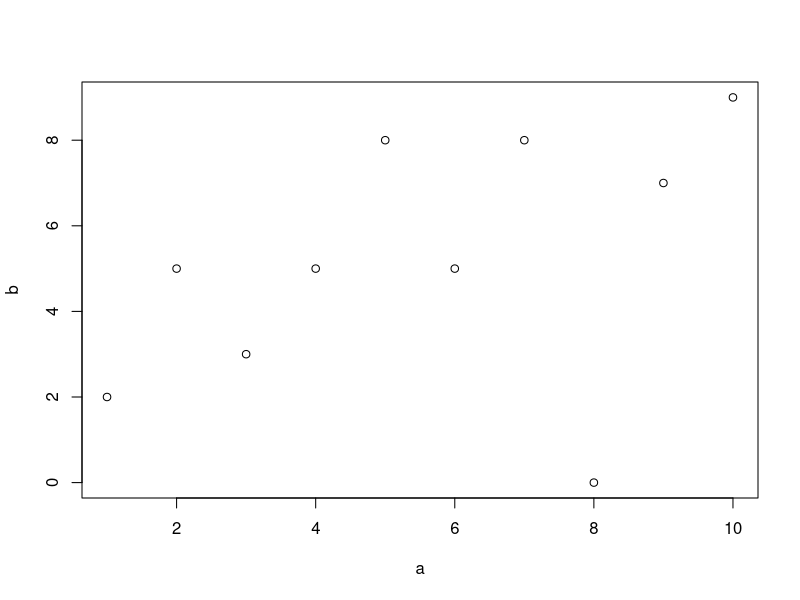

Write the R code that produced this figure.
setwd("//Users/admin/Desktop/gebf20_open")
getwd()

library(car)
library(tidyr)
library(dplyr)
library(sm)
library(psych)
library(ggplot2)

a <- c(1,2,3,4,5,6,7,8,9,10)
b <- c(2,5,3,5,8,5,8,0,7,9)
plot(a,b)
